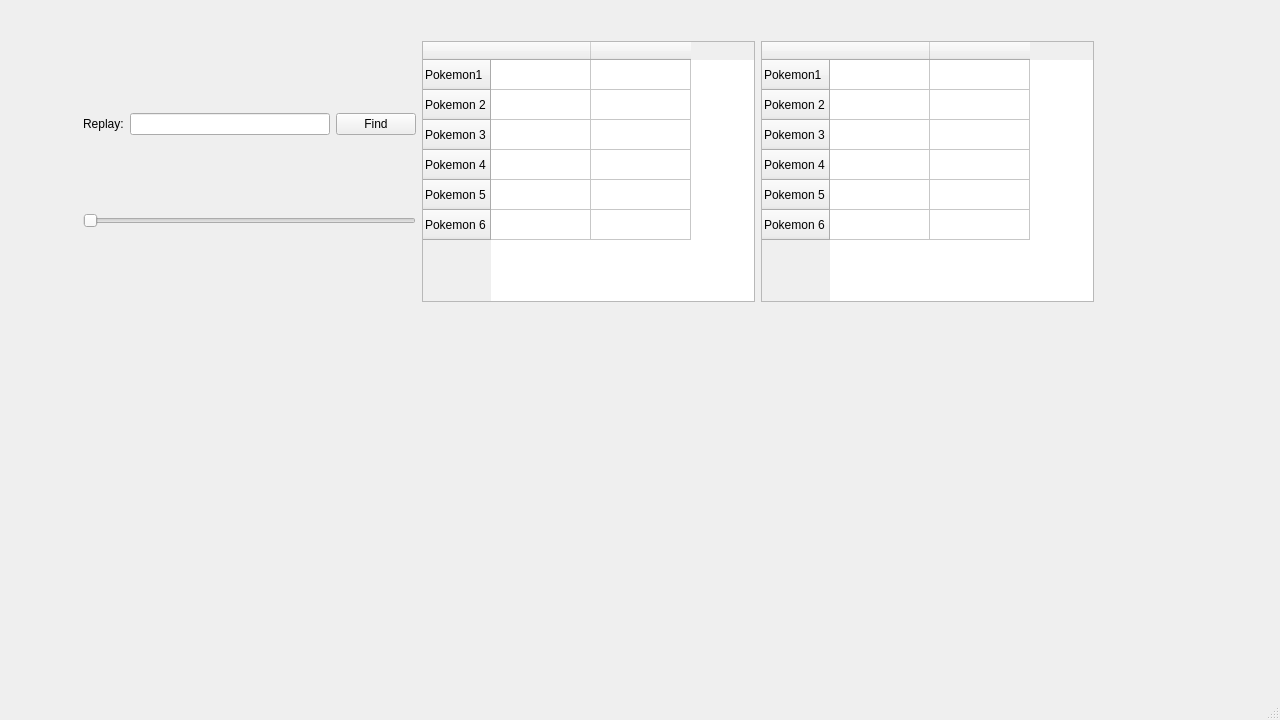
<?xml version="1.0" encoding="UTF-8"?>
<ui version="4.0">
 <class>MainWindow</class>
 <widget class="QMainWindow" name="MainWindow">
  <property name="geometry">
   <rect>
    <x>0</x>
    <y>0</y>
    <width>1280</width>
    <height>720</height>
   </rect>
  </property>
  <property name="windowTitle">
   <string>MainWindow</string>
  </property>
  <property name="autoFillBackground">
   <bool>false</bool>
  </property>
  <widget class="QWidget" name="centralwidget">
   <widget class="QWidget" name="layoutWidget">
    <property name="geometry">
     <rect>
      <x>83</x>
      <y>41</y>
      <width>1011</width>
      <height>261</height>
     </rect>
    </property>
    <layout class="QHBoxLayout" name="horizontalLayout_2">
     <item>
      <layout class="QVBoxLayout" name="verticalLayout">
       <item>
        <layout class="QHBoxLayout" name="horizontalLayout">
         <item>
          <widget class="QLabel" name="fileLabel">
           <property name="text">
            <string>Replay:</string>
           </property>
          </widget>
         </item>
         <item>
          <widget class="QLineEdit" name="fileLineEdit"/>
         </item>
         <item>
          <widget class="QPushButton" name="fileButton">
           <property name="text">
            <string>Find</string>
           </property>
          </widget>
         </item>
        </layout>
       </item>
       <item>
        <widget class="QSlider" name="turnSlider">
         <property name="minimum">
          <number>1</number>
         </property>
         <property name="orientation">
          <enum>Qt::Orientation::Horizontal</enum>
         </property>
        </widget>
       </item>
      </layout>
     </item>
     <item>
      <widget class="QTableWidget" name="player1table">
       <property name="autoScroll">
        <bool>true</bool>
       </property>
       <row>
        <property name="text">
         <string>Pokemon1</string>
        </property>
       </row>
       <row>
        <property name="text">
         <string>Pokemon 2</string>
        </property>
       </row>
       <row>
        <property name="text">
         <string>Pokemon 3</string>
        </property>
       </row>
       <row>
        <property name="text">
         <string>Pokemon 4</string>
        </property>
       </row>
       <row>
        <property name="text">
         <string>Pokemon 5</string>
        </property>
       </row>
       <row>
        <property name="text">
         <string>Pokemon 6</string>
        </property>
       </row>
       <column>
        <property name="text">
         <string/>
        </property>
       </column>
       <column>
        <property name="text">
         <string/>
        </property>
       </column>
      </widget>
     </item>
     <item>
      <widget class="QTableWidget" name="player2table">
       <row>
        <property name="text">
         <string>Pokemon1</string>
        </property>
       </row>
       <row>
        <property name="text">
         <string>Pokemon 2</string>
        </property>
       </row>
       <row>
        <property name="text">
         <string>Pokemon 3</string>
        </property>
       </row>
       <row>
        <property name="text">
         <string>Pokemon 4</string>
        </property>
       </row>
       <row>
        <property name="text">
         <string>Pokemon 5</string>
        </property>
       </row>
       <row>
        <property name="text">
         <string>Pokemon 6</string>
        </property>
       </row>
       <column>
        <property name="text">
         <string/>
        </property>
       </column>
       <column>
        <property name="text">
         <string/>
        </property>
       </column>
      </widget>
     </item>
    </layout>
   </widget>
  </widget>
  <widget class="QMenuBar" name="menubar">
   <property name="geometry">
    <rect>
     <x>0</x>
     <y>0</y>
     <width>1280</width>
     <height>21</height>
    </rect>
   </property>
  </widget>
  <widget class="QStatusBar" name="statusbar"/>
 </widget>
 <resources/>
 <connections/>
</ui>
